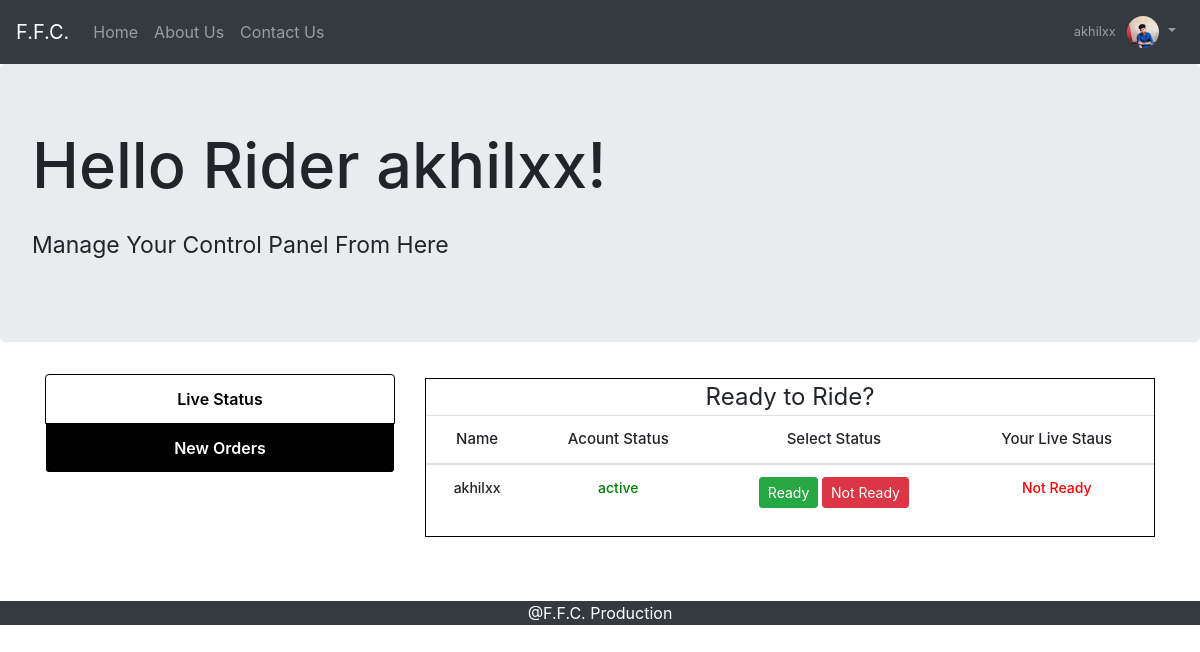
The app's page /dindex.php?login=success (signed in) with its own data.
### tables this page shows
CREATE TABLE `deliveryboy` (
  `id` int(11) NOT NULL,
  `name` varchar(125) NOT NULL,
  `uname` varchar(125) NOT NULL,
  `email` varchar(125) NOT NULL,
  `bgroup` varchar(11) NOT NULL,
  `license` varchar(125) NOT NULL,
  `contact` bigint(10) NOT NULL,
  `address` varchar(500) NOT NULL,
  `profile` varchar(1000) NOT NULL,
  `pwd` varchar(125) NOT NULL,
  `status` varchar(3) NOT NULL,
  `dstatus` varchar(11) NOT NULL
);

### dindex.php (the view, shortened to what this page needs)
<?php
 include_once "inc/dbh.inc.php";
?>
<!DOCTYPE html>
<html>
<head>
  <link rel="stylesheet" type="text/css" href="css/bootstrap.min.css">
  <link rel="stylesheet" type="text/css" href="css/main.css">
</head>
<body>
    <nav class="navbar navbar-expand-lg navbar-dark bg-dark">
  <a class="navbar-brand" href="index.php">F.F.C.</a>
  <div class="collapse navbar-collapse" id="navbarSupportedContent">
    <ul class="navbar-nav mr-auto">
      <li class="nav-item">
        <a class="nav-link" href="index.php">Home</a>
      </li>
      <li class="nav-item">
        <a class="nav-link" href="aboutus.php">About Us</a>
      </li>
      <li class="nav-item">
        <a class="nav-link " href="#contact">Contact Us</a>
      </li>
    </ul>
    <ul class="navbar-nav ml-auto">
      <li class="nav-item dropdown no-arrow">
        <a class="nav-link dropdown-toggle" href="#" id="userDropdown" role="button" data-toggle="dropdown" aria-haspopup="true" aria-expanded="false">
          <span class="mr-2 d-none d-lg-inline text-gray-600 small">
            <?php echo $_SESSION['u_name']; ?>
          </span>
          <img class="img-profile rounded-circle" src="uploads/<?php echo $_SESSION['pic']; ?>" style="height: 2rem; width: 2rem;">
        </a>
      </li>
    </ul>
  </div>
</nav>
<div class="jumbotron">
	<h1 style="font-size: 63px;">Hello Rider <?php echo $_SESSION['u_name']; ?>!</h1>
	<p class="pt-3" style="font-size: 23px;">Manage Your Control Panel From Here</p>
</div>
 <div class="container">
    <div class="row pb-5">
      <div class="col-md-4 ">
            <div class="mylist list-group">
              <a href="dindex.php" class="list-group-item active">Live Status</a>
              <a href="dneworders.php" class="list-group-item ">New Orders</a>
            </div>
      </div>
      <div class="col-md-8 pt-1 pb-3">
         <legend class="text-center" style="border:1px solid black; width: 100%; margin: 0 auto;">Ready to Ride?
          <?php
           $dboy = $_SESSION['u_id'];
           $sql = "SELECT * FROM deliveryboy WHERE id='$dboy';";
           $result = mysqli_query($con, $sql);
           $resultcheck = mysqli_num_rows($result);
           if ($resultcheck > 0) {
          ?>
          <table class="table table-responsive-md mytbl text-center">
                <thead>
                <tr>
                <th>Name</th>
                <th>Acount Status</th>
                <th>Select Status</th>
                <th>Your Live Staus</th>
                </tr>
                </thead>
                <tbody>
                <tr>
                <?php
                 while ($row = mysqli_fetch_assoc($result)) {
                  if ($row['status'] == 'yes') {
                    $new = 'active';
                    $active = 'green';
                  } else {
                    $new = 'suspended';
                    $active = 'red';
                  }
                  if ($row['dstatus'] == 'Ready') {
                    $dnew = 'Ready';
                    $dactive = 'green';
                  } else {
                    $dnew = 'Not Ready';
                    $dactive = 'red';
                  }
                ?>
                <td><?php echo $row['uname']; ?></td>
                <td><span style="color: <?php echo $active; ?>"><?php echo $new; ?></span></td>
                <td><a href="inc/dstatus.inc.php?id=<?php echo $dboy ?>&status=Ready&currentstatus=<?php echo $row['status']; ?>&type=success" class="btn btn-success btn-sm">Ready</a> <a class="btn btn-danger btn-sm" href="inc/dstatus.inc.php?id=<?php echo $dboy ?>&status=Not Ready&currentstatus=<?php echo $row['status']; ?>">Not Ready</a></td>
                <td><span style="color: <?php echo $dactive; ?>"><?php echo $dnew; ?></span></td>
                <?php
                 }
                ?>
                </tr>
                </tbody>
               </table>
          <?php
           }
          ?>
             </legend>
      </div>
    </div>
  </div>
<?php
 include "footer.php";
?>

### css/main.css (style rules this page uses)
html,body { height: 100%; width: 100%; }
.mylist a { text-align: center; text-decoration: none; background-color: black; color: white; border: 1px solid white; font-weight: 600; }
.list-group-item.active { background-color: white !important; color: black; border: 1px solid black; }
.mytbl th { font-size: 15px; font-weight: 500; margin: 0 auto; }
.mytbl td { font-size: 14px; font-weight: 500; }

### records on screen
deliveryboy: uname "akhilxx", status "active", dstatus "Not Ready"

### other values on screen
$_SESSION['u_name'] "akhilxx"
